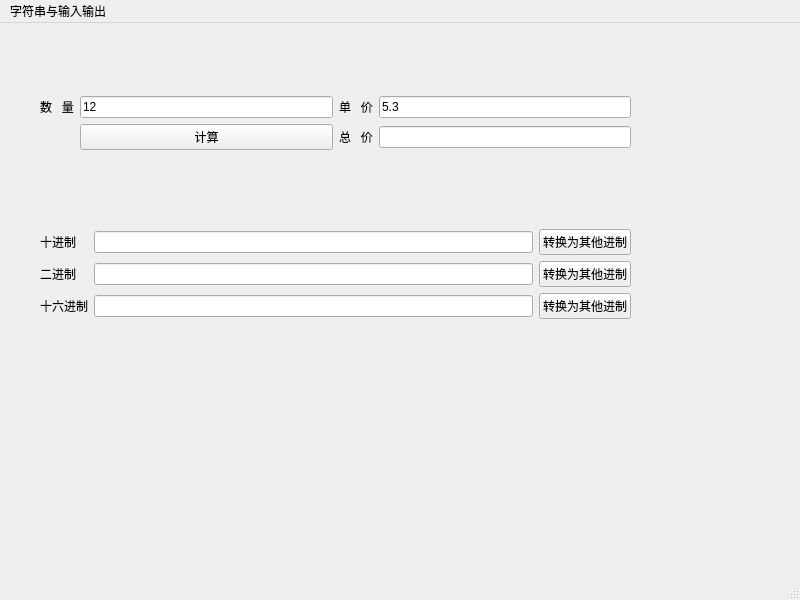
<?xml version="1.0" encoding="UTF-8"?>
<ui version="4.0">
 <class>MainWindow</class>
 <widget class="QMainWindow" name="MainWindow">
  <property name="geometry">
   <rect>
    <x>0</x>
    <y>0</y>
    <width>800</width>
    <height>600</height>
   </rect>
  </property>
  <property name="windowTitle">
   <string>MainWindow</string>
  </property>
  <widget class="QWidget" name="centralwidget">
   <widget class="QWidget" name="verticalLayoutWidget">
    <property name="geometry">
     <rect>
      <x>40</x>
      <y>20</y>
      <width>591</width>
      <height>331</height>
     </rect>
    </property>
    <layout class="QVBoxLayout" name="verticalLayout">
     <item>
      <layout class="QGridLayout" name="gridLayout">
       <item row="0" column="2">
        <widget class="QLabel" name="label_2">
         <property name="text">
          <string>单   价</string>
         </property>
        </widget>
       </item>
       <item row="0" column="0">
        <widget class="QLabel" name="label">
         <property name="text">
          <string>数   量</string>
         </property>
        </widget>
       </item>
       <item row="0" column="3">
        <widget class="QLineEdit" name="editPrice">
         <property name="text">
          <string>5.3</string>
         </property>
        </widget>
       </item>
       <item row="1" column="3">
        <widget class="QLineEdit" name="editTotal"/>
       </item>
       <item row="1" column="1">
        <widget class="QPushButton" name="btnCalc">
         <property name="text">
          <string>计算</string>
         </property>
        </widget>
       </item>
       <item row="1" column="2">
        <widget class="QLabel" name="label_3">
         <property name="text">
          <string>总   价</string>
         </property>
        </widget>
       </item>
       <item row="0" column="1">
        <widget class="QLineEdit" name="editNum">
         <property name="text">
          <string>12</string>
         </property>
        </widget>
       </item>
      </layout>
     </item>
     <item>
      <spacer name="horizontalSpacer">
       <property name="orientation">
        <enum>Qt::Horizontal</enum>
       </property>
       <property name="sizeHint" stdset="0">
        <size>
         <width>40</width>
         <height>20</height>
        </size>
       </property>
      </spacer>
     </item>
     <item>
      <layout class="QGridLayout" name="gridLayout_2">
       <item row="0" column="2">
        <widget class="QPushButton" name="btnDec">
         <property name="text">
          <string>转换为其他进制</string>
         </property>
        </widget>
       </item>
       <item row="2" column="2">
        <widget class="QPushButton" name="btnHex">
         <property name="text">
          <string>转换为其他进制</string>
         </property>
        </widget>
       </item>
       <item row="1" column="1">
        <widget class="QLineEdit" name="editBin"/>
       </item>
       <item row="2" column="1">
        <widget class="QLineEdit" name="editHex"/>
       </item>
       <item row="1" column="2">
        <widget class="QPushButton" name="btnBin">
         <property name="text">
          <string>转换为其他进制</string>
         </property>
        </widget>
       </item>
       <item row="0" column="1">
        <widget class="QLineEdit" name="editDec"/>
       </item>
       <item row="0" column="0">
        <widget class="QLabel" name="label_4">
         <property name="text">
          <string>十进制</string>
         </property>
        </widget>
       </item>
       <item row="1" column="0">
        <widget class="QLabel" name="label_5">
         <property name="text">
          <string>二进制</string>
         </property>
        </widget>
       </item>
       <item row="2" column="0">
        <widget class="QLabel" name="label_6">
         <property name="text">
          <string>十六进制</string>
         </property>
        </widget>
       </item>
      </layout>
     </item>
    </layout>
   </widget>
  </widget>
  <widget class="QMenuBar" name="menubar">
   <property name="geometry">
    <rect>
     <x>0</x>
     <y>0</y>
     <width>800</width>
     <height>26</height>
    </rect>
   </property>
   <widget class="QMenu" name="menu">
    <property name="title">
     <string>字符串与输入输出</string>
    </property>
   </widget>
   <addaction name="menu"/>
  </widget>
  <widget class="QStatusBar" name="statusbar"/>
 </widget>
 <resources/>
 <connections/>
</ui>
